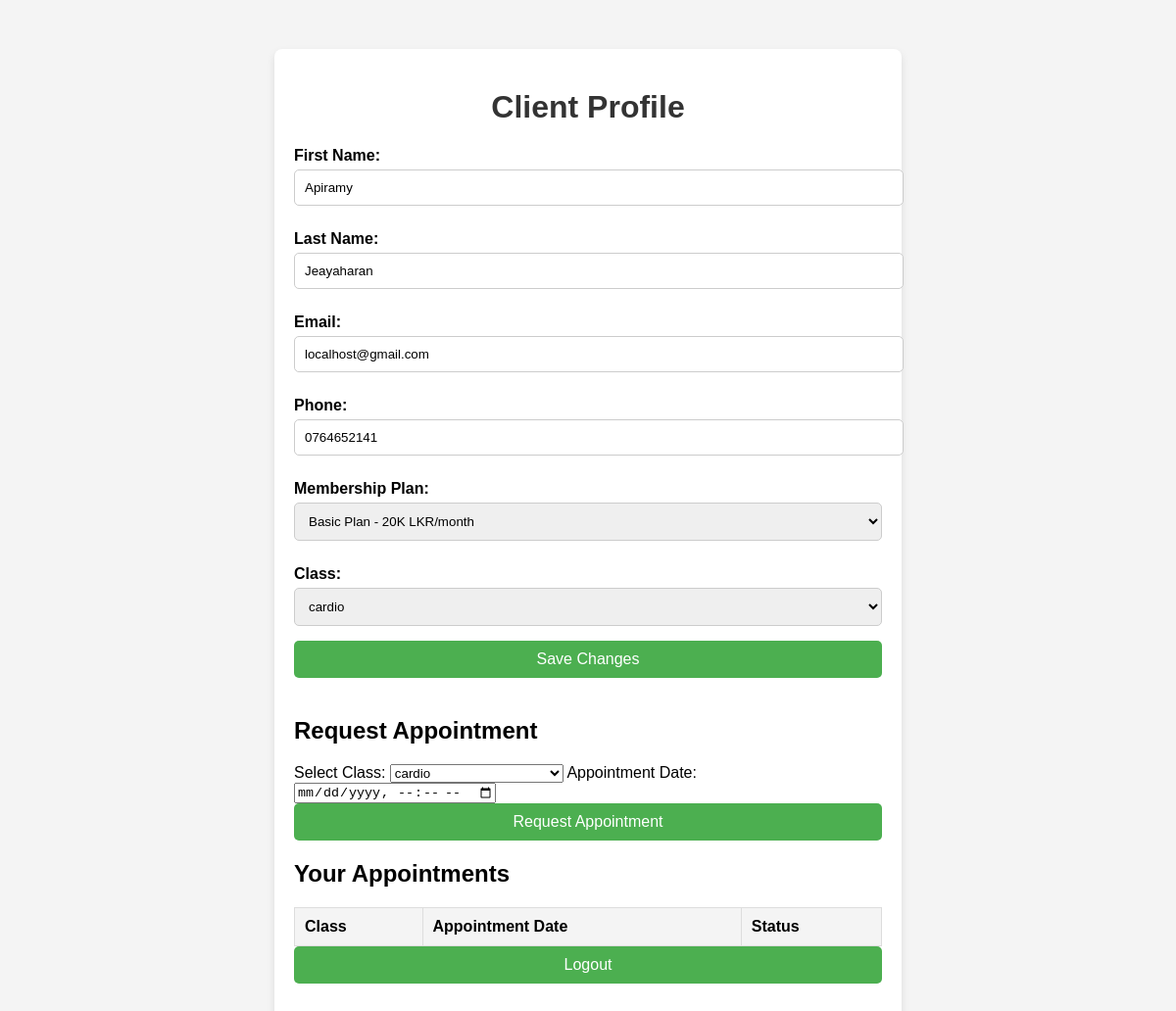
/profile.php (signed in), run on the app's committed database.
### tables this page shows
CREATE TABLE `clients` (
  `id` int(11) NOT NULL,
  `firstName` varchar(100) DEFAULT NULL,
  `lastName` varchar(100) DEFAULT NULL,
  `email` varchar(100) DEFAULT NULL,
  `phone` varchar(15) DEFAULT NULL,
  `membership` varchar(100) DEFAULT NULL,
  `password` varchar(255) NOT NULL,
  `class` text DEFAULT NULL
);

### profile.php (the view, shortened to what this page needs)
<?php
$host = 'localhost';
$username = 'root';
$password = '';
$dbname = 'fitzone';
$conn = new mysqli($host, $username, $password, $dbname);
$email = $_SESSION['user'];
$query = "SELECT firstName, lastName, email, phone, membership, class FROM clients WHERE email = ?";
$stmt = $conn->prepare($query);
$stmt->bind_param("s", $email);
$stmt->execute();
$result = $stmt->get_result();
$client = $result->fetch_assoc();
$classes_query = "SELECT class_name FROM classes";
$classes_result = $conn->query($classes_query);
?>
<!DOCTYPE html>
<html lang="en">
<head>
</head>
<body>
    <div class="profile-container">
        <h1>Client Profile</h1>
        <form method="POST" action="">
            <div class="profile-details">
                <label for="firstName">First Name:</label>
                <input type="text" id="firstName" name="firstName" value="<?php echo htmlspecialchars($client['firstName']); ?>" required>
                <label for="lastName">Last Name:</label>
                <input type="text" id="lastName" name="lastName" value="<?php echo htmlspecialchars($client['lastName']); ?>" required>
                <label for="email">Email:</label>
                <input type="email" id="email" value="<?php echo htmlspecialchars($client['email']); ?>" readonly>
                <label for="phone">Phone:</label>
                <input type="text" id="phone" name="phone" value="<?php echo htmlspecialchars($client['phone']); ?>" required>
                <label for="membership">Membership Plan:</label>
                <select id="membership" name="membership">
                    <option <?php if ($client['membership'] == 'Basic Plan - 20K LKR/month') echo 'selected'; ?> value="Basic Plan - 20K LKR/month">Basic Plan - 20K LKR/month</option>
                </select>
                <label for="class">Class:</label>
                <select id="class" name="class">
                    <?php while ($class = $classes_result->fetch_assoc()) : ?>
                        <option value="<?php echo htmlspecialchars($class['class_name']); ?>" <?php if ($client['class'] == $class['class_name']) echo 'selected'; ?>>
                            <?php echo htmlspecialchars($class['class_name']); ?>
                        </option>
                    <?php endwhile; ?>
                </select>
                <button type="submit" name="updateProfile" class="btn">Save Changes</button>
            </div>
        </form>
        <div class="appointments">
            <h2>Request Appointment</h2>
            <form method="POST" action="">
                <label for="class">Select Class:</label>
                <select id="class" name="class" required>
                    <?php
                    $classes_result->data_seek(0);
                    while ($class = $classes_result->fetch_assoc()) :
                    ?>
                        <option value="<?php echo htmlspecialchars($class['class_name']); ?>"><?php echo htmlspecialchars($class['class_name']); ?></option>
                    <?php endwhile; ?>
                </select>
                <label for="appointmentDate">Appointment Date:</label>
                <input type="datetime-local" id="appointmentDate" name="appointmentDate" required>
                <button type="submit" name="makeAppointment" class="btn">Request Appointment</button>
            </form>
            <h2>Your Appointments</h2>
            <table>
                <thead>
                    <tr>
                        <th>Class</th>
                        <th>Appointment Date</th>
                        <th>Status</th>
                    </tr>
                </thead>
            </table>
    <form method="POST" action="logout.php">
        <button type="submit" class="btn">Logout</button>
    </form>    </div>
    </div>
</body>
</html>

### profile.php (style rules this page uses)
body { font-family: Arial, sans-serif; margin: 0; padding: 0; background-color: #f4f4f4; }
.profile-container { max-width: 600px; margin: 50px auto; padding: 20px; background: #fff; border-radius: 8px; box-shadow: 0 4px 8px rgba(0, 0, 0, 0.1); }
h1 { text-align: center; color: #333; }
.profile-details label { font-weight: bold; display: block; margin-top: 10px; }
.profile-details input, .profile-details select { width: 100%; padding: 10px; margin-top: 5px; margin-bottom: 15px; border: 1px solid #ccc; border-radius: 5px; }
.btn { display: block; width: 100%; padding: 10px 0; text-align: center; background-color: #4CAF50; color: white; border: none; border-radius: 5px; text-decoration: none; font-size: 16px; margin-bottom: 20px; }
.appointments { margin-top: 40px; }
.appointments table { width: 100%; border-collapse: collapse; }
.appointments th, .appointments td { padding: 10px; border: 1px solid #ddd; text-align: left; }
.appointments th { background-color: #f4f4f4; }

### data on the page
clients: firstName "Apiramy", lastName "Jeayaharan", email "localhost@gmail.com", phone "0764652141"

### other printed values
form field class "cardio"
